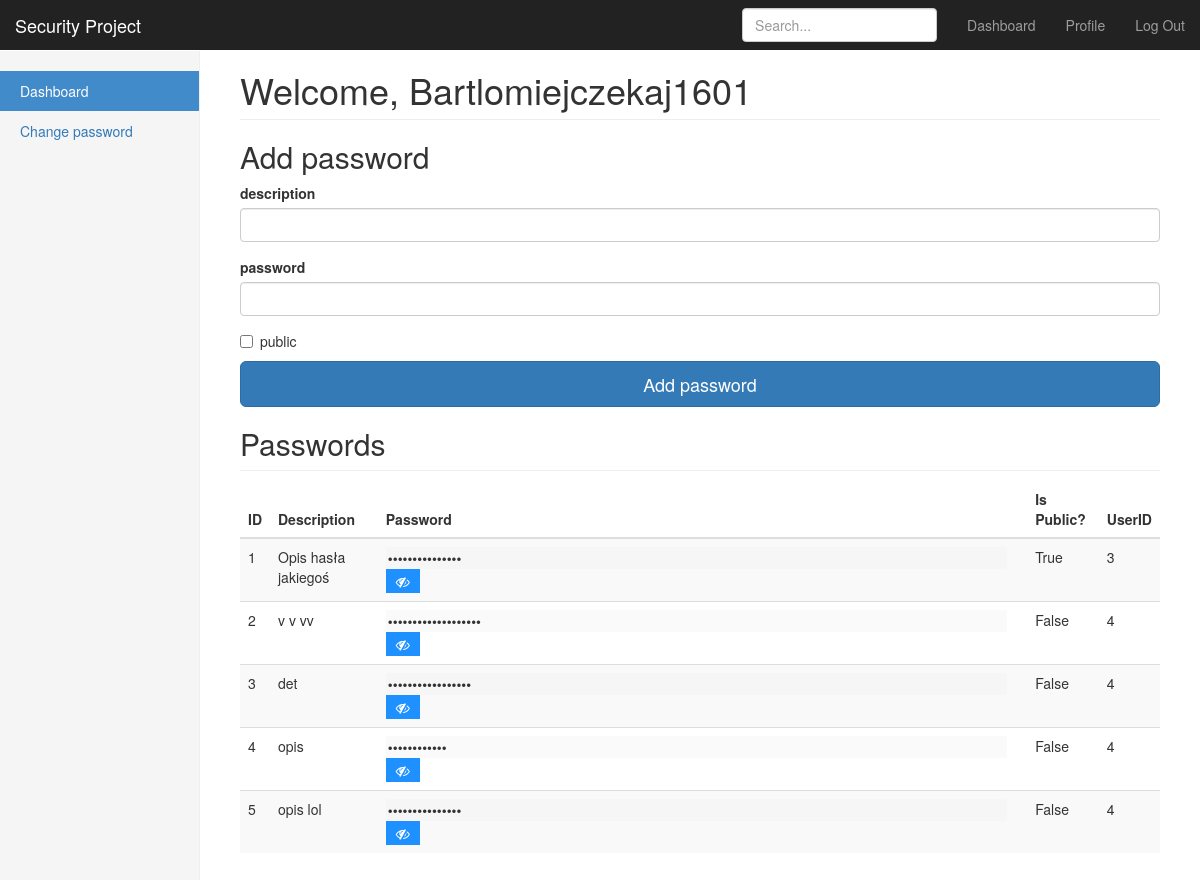
The app's page /dashboard (signed in) with its own data.
### app.py (models this page shows)
class User(UserMixin, db.Model):
    id = db.Column(db.Integer, primary_key=True)
    username = db.Column(db.String(max_username_length),
                         unique=True, nullable=False)
    email = db.Column(db.String(max_email_length), unique=True, nullable=False)
    password = db.Column(db.String(max_password_length), nullable=False)
    role = db.Column(db.String(20), default="user", nullable=False)
    login_errors = db.Column(db.Integer, default=0, nullable=False)
    failed_login_date = db.Column(db.DateTime, nullable=True)

class Password(db.Model):
    id = db.Column(db.Integer, primary_key=True)
    description = db.Column(db.String(max_description_length), nullable=False)
    password = db.Column(db.String(max_password_length), nullable=False)
    public = db.Column(db.Boolean, default=False, nullable=False)
    userid = db.Column(db.Integer, db.ForeignKey('user.id'), nullable=False)

### app.py (the view, shortened to what this page needs)
@app.route('/dashboard', methods=['GET', 'POST'])
@login_required
def dashboard():
    form = PasswordForm()
    password_array = db.session.query(Password).all()
    return render_template('dashboard.html', form=form, name=current_user.username, password_array=password_array)

### app.py
class PasswordForm(FlaskForm):
    description = StringField('description', validators=[
        InputRequired(), Length(min=3, max=100)])
    password = PasswordField('password', validators=[
                             InputRequired(), Length(min=min_password_length, max=max_password_length)])
    public = BooleanField('public')

### app.py (called while the page is built)
@login_manager.user_loader
def load_user(user_id):
    return User.query.get(int(user_id))

### templates/dashboard.html (shortened to what this page needs)
{% extends "bootstrap/base.html" %}
{% import "bootstrap/wtf.html" as wtf %}
{% block styles %}
{{super()}}
<link rel="stylesheet" href="{{url_for('.static', filename='dashboard.css')}}">
<link rel="stylesheet" href="https://cdnjs.cloudflare.com/ajax/libs/font-awesome/4.7.0/css/font-awesome.min.css">
{% endblock %}
{% block content %}
    <nav class="navbar navbar-inverse navbar-fixed-top">
      <div class="container-fluid">
        <div class="navbar-header">
          <a class="navbar-brand" href="/">Security Project</a>
        </div>
        <div id="navbar" class="navbar-collapse collapse">
          <ul class="nav navbar-nav navbar-right">
            <li><a href="\">Dashboard</a></li>
            <li><a href="\">Profile</a></li>
            <li><a href="{{ url_for('logout') }}">Log Out</a></li>
          </ul>
          <form class="navbar-form navbar-right">
            <input type="text" class="form-control" placeholder="Search...">
          </form>
        </div>
      </div>
    </nav>
    <div class="container-fluid">
      <div class="row">
        <div class="col-sm-3 col-md-2 sidebar">
          <ul class="nav nav-sidebar">
            <li class="active"><a href="#">Dashboard<span class="sr-only">(current)</span></a></li>
            <li><a href="\passwd_change">Change password</a></li>
          </ul>
        </div>
        <div class="col-sm-9 col-sm-offset-3 col-md-10 col-md-offset-2 main">
          <h1 class="page-header">Welcome, {{ name }}</h1>
            <form method="POST" action="/dashboard">
              <h2>Add password</h2>
              {{ wtf.form_field(form.description) }}
              {{ wtf.form_field(form.password) }}
              {{ wtf.form_field(form.public) }}
              <button class="btn btn-lg btn-primary btn-block" type="submit">Add password</button>
            </form>
          <h2 class="sub-header">Passwords</h2>
          <div class="table-responsive">
            <table class="table table-striped">
              <thead>
                <tr>
                  <th>ID</th>
                  <th>Description</th>
                  <th>Password</th>
                  <th>Is Public?</th>
                  <th>UserID</th>
                </tr>
              </thead>
              <tbody>
                {% for item in password_array %}
                <tr>
                  <td>{{item.id}}</td>
                  <td>{{item.description}}</td>
                  <td>
                  <input type="password" style="border: 0;" value={{item.password}} size=80 disabled id={{item.id}}>
                  <button class="btn2" id={{item.id}} onClick="changeType()"><i class="fa fa-eye-slash" aria-hidden="true" id={{"-"+item.id|string}}></i></button>
                  </td>
                  <td>{{item.public}}</td>
                  <td>{{item.userid}}</td>
                </tr>
                {% endfor %}
              </tbody>
            </table>
          </div>
        </div>
      </div>
    </div>
{% endblock %}

### static/dashboard.css (style rules this page uses)
body { padding-top: 50px; }
.sub-header { padding-bottom: 10px; border-bottom: 1px solid #eee; }
.navbar-fixed-top { border: 0; }
.sidebar { display: none; }
@media (min-width: 768px) { .sidebar { position: fixed; top: 51px; bottom: 0; left: 0; z-index: 1000; display: block; padding: 20px; overflow-x: hidden; overflow-y: auto; background-color: #f5f5f5; border-right: 1px solid #eee; } }
.nav-sidebar { margin-right: -21px; margin-bottom: 20px; margin-left: -20px; }
.nav-sidebar > li > a { padding-right: 20px; padding-left: 20px; }
.nav-sidebar > .active > a, .nav-sidebar > .active > a:hover, .nav-sidebar > .active > a:focus { color: #fff; background-color: #428bca; }
.main { padding: 20px; }
@media (min-width: 768px) { .main { padding-right: 40px; padding-left: 40px; } }
.main .page-header { margin-top: 0; }
.btn2 { background-color: DodgerBlue; border: none; color: white; padding: 2px 10px; font-size: 14px; cursor: pointer; }

### records on screen
User: username "Bartlomiejczekaj1601"
Password: id "1", description "Opis hasła jakiegoś", public "True", userid "3"
Password: id "2", description "v v vv", public "False", userid "4"
Password: id "3", description "det", public "False", userid "4"
Password: id "4", description "opis", public "False", userid "4"
Password: id "5", description "opis lol", public "False", userid "4"
